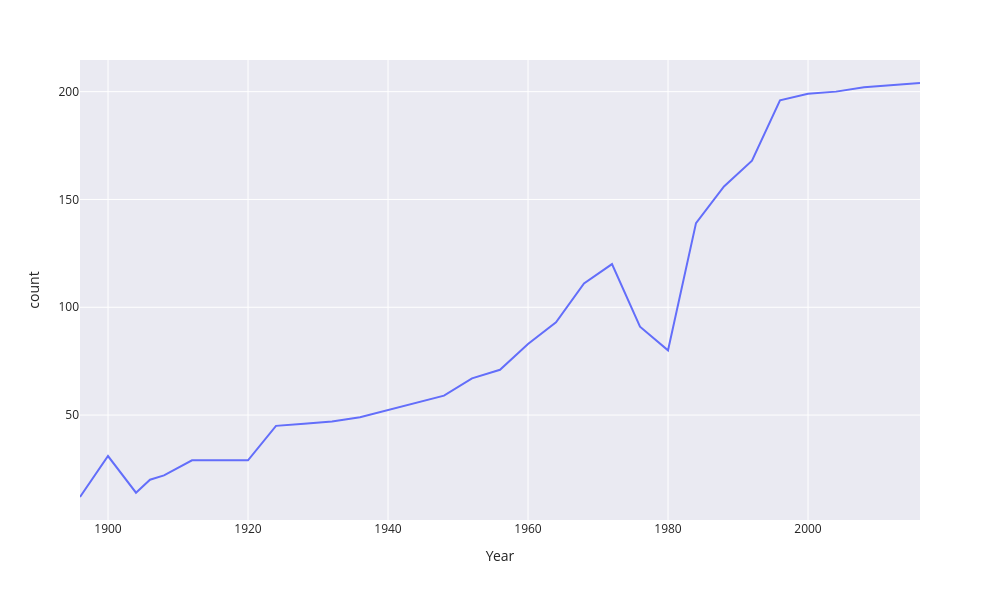

Notebook cell for this chart:
### Code cell
fig = px.line(nations_over_time, x='Year', y='count')

fig.update_layout(width=1000, height=600, template='seaborn')

fig.show()

### Figure 1 — Plotly figure (JSON) as saved in the notebook; plotly's stock layout.template omitted (floating-point values rounded to 4 significant figures)
{"data": [{"hovertemplate": "Year=%{x}<br>count=%{y}<extra></extra>", "legendgroup": "", "line": {"color": "#636efa", "dash": "solid"}, "marker": {"symbol": "circle"}, "mode": "lines", "name": "", "orientation": "v", "showlegend": false, "type": "scatter", "x": [1896, 1900, 1904, 1906, 1908, 1912, 1920, 1924, 1928, 1932, 1936, 1948, 1952, 1956, 1960, 1964, 1968, 1972, 1976, 1980, 1984, 1988, 1992, 1996, 2000, 2004, 2008, 2012, 2016], "xaxis": "x", "y": [12, 31, 14, 20, 22, 29, 29, 45, 46, 47, 49, 59, 67, 71, 83, 93, 111, 120, 91, 80, 139, 156, 168, 196, 199, 200, 202, 203, 204], "yaxis": "y"}], "layout": {"height": 600, "legend": {"tracegroupgap": 0}, "margin": {"t": 60}, "width": 1000, "xaxis": {"anchor": "y", "domain": [0, 1], "title": {"text": "Year"}}, "yaxis": {"anchor": "x", "domain": [0, 1], "title": {"text": "count"}}}}
